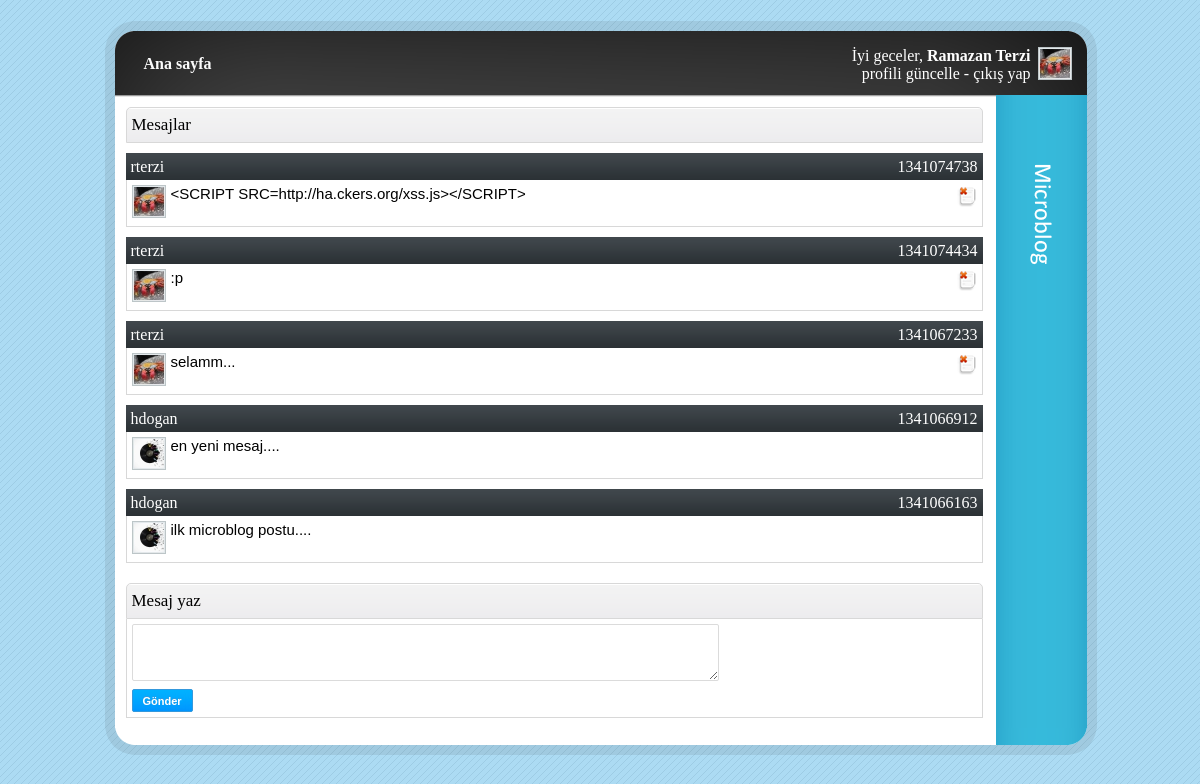
Screenshot of /index.php (signed in) with the database file from the repository.
### tables this page shows
CREATE TABLE `messages` (
  `id` int(11) NOT NULL auto_increment,
  `user_id` int(11) NOT NULL,
  `message` varchar(140) NOT NULL,
  `created_at` datetime NOT NULL,
  PRIMARY KEY  (`id`)
);

CREATE TABLE `users` (
  `id` int(11) NOT NULL auto_increment,
  `name` varchar(50) NOT NULL,
  `surname` varchar(50) NOT NULL,
  `email` varchar(128) NOT NULL,
  `username` varchar(50) NOT NULL,
  `password` varchar(40) NOT NULL,
  PRIMARY KEY  (`id`)
);

### index.php (called while the page is built, shortened)
<?php
require 'includes/functions.php';
$query = mysql_query("SELECT * FROM messages ORDER BY created_at DESC") or die(mysql_error());
while ($info = mysql_fetch_assoc($query)) {
    $messages[] = $info;
}
require 'views/layout/header.php';
require 'views/index.php';
require 'views/layout/footer.php';

### includes/functions.php (called while the page is built, shortened)
<?php
function get_username($user_id) {
    $query = mysql_query("SELECT username FROM users WHERE id = '$user_id'");
    return mysql_result($query, 0);
}

### views/index.php (the view, shortened to what this page needs)
<div class="content_div">
    <div class="title">
        <div class="float-left">Mesajlar</div>
    </div>
</div>
<div class="spacer clearboth"></div>
<?php if (!empty($messages)) : ?>
<?php foreach ($messages as $message) : ?>
<div class="content_div">
    <div class="subtitle">
        <div class="float-left"><?php echo get_username($message['user_id']) ?></div>
        <div class="float-right timestamp"><?php echo strtotime($message['created_at']) ?></div>
    </div>
    <div class="rows">
        <div class="text">
            <div class="float-left">
                <?php if (file_exists('public/uploads/' . $message['user_id'] . '_t.jpg')) : ?>
                <img src="<?php echo DOC_ROOT ?>/public/uploads/<?php echo $message['user_id'] ?>_t.jpg" alt="" />
                <?php else : ?>
                <img src="<?php echo DOC_ROOT ?>/public/images/user_avatar.png" alt="" />
                <?php endif ?>
            </div>
            <div class="float-left" style="padding-left: 5px;">
                <?php echo $message['message'] ?>
            </div>
            <?php if ($_SESSION['user_id'] == $message['user_id']) : ?>
            <div class="float-right">
                <a href="<?php echo DOC_ROOT ?>/delete.php?message_id=<?php echo $message['id'] ?>" onclick="javascript: return confirm('Silmek istediğinize emin misiniz?');">
                    <img src="<?php echo DOC_ROOT ?>/public/images/ico-delete.png" alt="" />
                </a>
            </div>
            <?php endif ?>
        </div>
    </div>
</div>
<div class="spacer clearboth"></div>
<?php endforeach ?>
<?php endif ?>
<div class="spacer clearboth"></div>
<div class="content_div">
    <div class="title">
        <div class="float-left">Mesaj yaz</div>
    </div>
    <div class="rows">
        <div class="text">
            <?php if ($_SESSION['user_id'] > 0) : ?>
            <form action="" method="post">
                <textarea name="message" cols="70" rows="3"></textarea>
                <br />
                <input type="submit" class="button" value="Gönder" />
            </form>
            <?php else : ?>
            Mesaj gönderebilmek için
            <a href="<?php echo DOC_ROOT ?>/login.php">üye girişi</a>
            yapmanız gerekmektedir.
            <?php endif ?>
        </div>
    </div>
</div>

### public/css/style.css (style rules this page uses)
html { padding:0; margin:0; overflow-y: scroll; }
body { padding:0; margin:0; background: url('../images/bg.gif'); font-family: Arial, Helvetica, sans-serif; font-size: 15px; color: #000; cursor: default; }
a { outline: none; font-size: 14px; color: #0053A4; }
a:link { text-decoration: none; }
img { border: 0; }
.clearboth { clear:both; }
.spacer { height:10px; width:10px; }
div.content_div { width: 100%; }
div.content_div .title { min-height: 27px; padding: 7px 5px 0 5px; font-family: Calibri; font-size: 17px; background: url('../images/forum_title_bg.gif') repeat-x #EDECEE; border: 1px solid #d8d8d8; border-top-left-radius: 5px; border-top-right-radius: 5px; }
div.content_div .subtitle { height: 22px; padding: 5px 5px 0 5px; font-family: Calibri; font-size: 16px; color: #FFF; background: url('../images/forum_subtitle_bg.gif') repeat-x; }
div.content_div .text { padding: 5px; background: #FFF; border-bottom: 1px solid #d8d8d8; border-right: 1px solid #d8d8d8; border-left: 1px solid #d8d8d8; border-top: 0; }
.float-left { float: left; }
.float-right { float: right; }

### public/css/forms.css (style rules this page uses)
textarea { -moz-border-radius:2px; -webkit-border-radius:2px; border:1px solid #DBDBDB; font-size:13px; margin:0 0 5px; padding:5px; }
.button, a.button, .button-radius { -moz-border-radius:2px; -webkit-border-radius:2px; background:#39d url('../images/bg-btn-blue.png') repeat-x scroll 0 0; border:1px solid #39D; color:#fff; text-shadow:0 -1px 0 #39d; padding:5px 10px 4px; font-size:11px; margin:0 2px 0 0; font-weight:bold; width: auto; }

### rows the page displays
messages: user.username "rterzi", created_at "1341074738", message "<SCRIPT SRC=http://ha.ckers.org/xss.js></SCRIPT>"
messages: user.username "rterzi", created_at "1341074434", message ":p"
messages: user.username "rterzi", created_at "1341067233", message "selamm..."
messages: user.username "hdogan", created_at "1341066912", message "en yeni mesaj...."
messages: user.username "hdogan", created_at "1341066163", message "ilk microblog postu...."

### other values shown
$_SESSION['name'] "Ramazan"
$_SESSION['surname'] "Terzi"
